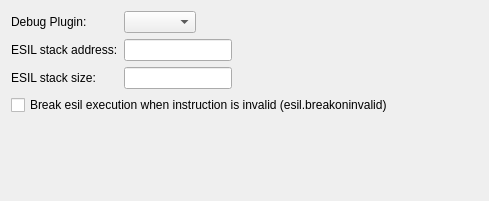
<?xml version="1.0" encoding="UTF-8"?>
<ui version="4.0">
 <class>DebugOptionsWidget</class>
 <widget class="QWidget" name="DebugOptionsWidget">
  <property name="geometry">
   <rect>
    <x>0</x>
    <y>0</y>
    <width>489</width>
    <height>201</height>
   </rect>
  </property>
  <property name="windowTitle">
   <string>Debug</string>
  </property>
  <layout class="QVBoxLayout" name="verticalLayout">
   <item>
    <layout class="QFormLayout" name="formLayout">
     <property name="fieldGrowthPolicy">
      <enum>QFormLayout::ExpandingFieldsGrow</enum>
     </property>
     <property name="labelAlignment">
      <set>Qt::AlignLeading|Qt::AlignLeft|Qt::AlignVCenter</set>
     </property>
     <item row="0" column="0">
      <widget class="QLabel" name="pluginLabel">
       <property name="text">
        <string>Debug Plugin:</string>
       </property>
      </widget>
     </item>
     <item row="0" column="1">
      <widget class="QComboBox" name="pluginComboBox"/>
     </item>
     <item row="1" column="0">
      <widget class="QLabel" name="esilstackAddr">
       <property name="text">
        <string>ESIL stack address:</string>
       </property>
      </widget>
     </item>
     <item row="1" column="1">
      <widget class="QLineEdit" name="stackAddr">
       <property name="sizePolicy">
        <sizepolicy hsizetype="Preferred" vsizetype="Fixed">
         <horstretch>0</horstretch>
         <verstretch>0</verstretch>
        </sizepolicy>
       </property>
      </widget>
     </item>
     <item row="3" column="0">
      <widget class="QLabel" name="esilStackSize">
       <property name="text">
        <string>ESIL stack size:</string>
       </property>
      </widget>
     </item>
     <item row="3" column="1">
      <widget class="QLineEdit" name="stackSize">
       <property name="sizePolicy">
        <sizepolicy hsizetype="Preferred" vsizetype="Fixed">
         <horstretch>0</horstretch>
         <verstretch>0</verstretch>
        </sizepolicy>
       </property>
      </widget>
     </item>
     <item row="4" column="0" colspan="2">
      <widget class="QCheckBox" name="esilBreakOnInvalid">
       <property name="text">
        <string>Break esil execution when instruction is invalid (esil.breakoninvalid)</string>
       </property>
      </widget>
     </item>
    </layout>
   </item>
   <item>
    <spacer name="verticalSpacer">
     <property name="orientation">
      <enum>Qt::Vertical</enum>
     </property>
     <property name="sizeHint" stdset="0">
      <size>
       <width>20</width>
       <height>40</height>
      </size>
     </property>
    </spacer>
   </item>
  </layout>
 </widget>
 <resources/>
 <connections/>
</ui>
